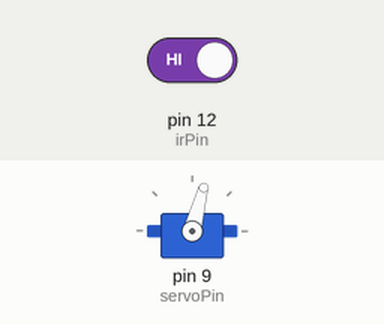
A sketch run on a simulated Arduino Uno, built with avr-gcc and run on an emulated ATmega328P. Shown: servo. Inputs (shaded band) come from the test bench; at power-on: pin 12 (irPin) HIGH. What the sketch prints to the serial monitor is not drawn.

Above: at 1.2 s.
1.3 s: pin 12 (irPin) driven LOW
At 4.2 s:
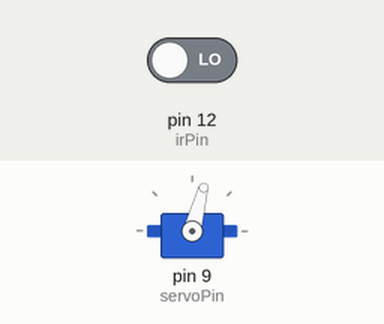
4.3 s: pin 12 (irPin) driven HIGH
At 5.3 s:
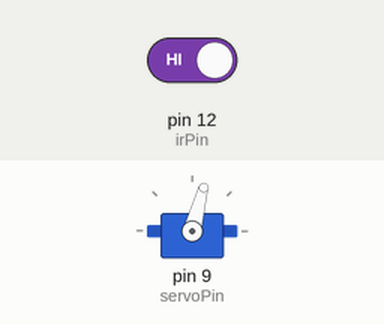
Timing chart, 0 to 7.3 s (numbered marks = the images above; inputs shaded):
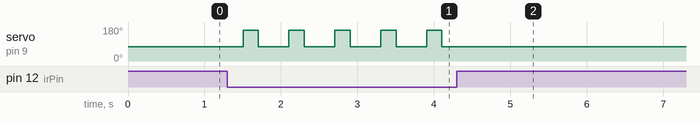

The sketch:

IR_Sensor_with_Servo_Motor_Soap_Dispenser.ino
```cpp
#include <Servo.h>

Servo servo;
int servoPin = 9;
int irPin = 12;

int reading = 0;

void setup() {
  pinMode(servoPin, OUTPUT);
  pinMode(irPin, INPUT);
  Serial.begin(9600);
  servo.attach(servoPin);
  servo.write(75);
}

void loop() {
  reading = digitalRead(irPin);
  Serial.println(reading);
  if (reading == LOW) {
    servo.write(75);
    delay(200);

    servo.write(163);
    delay(200);

    servo.write(75);
    delay(200);
  }
}
```

Measured:
- after the input at 1.3 s, servo on pin 9 (servoPin): alternates 163° for 0.20 s and 75° for 0.40 s, starting after 0.21 s
- after the input at 4.3 s, servo on pin 9 (servoPin): stops changing and stays 75°
